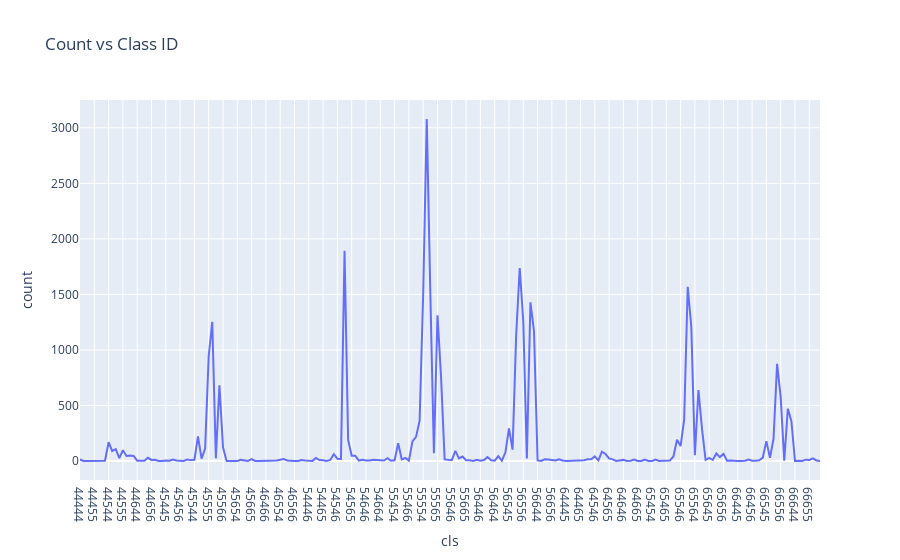

This figure's notebook cell:
### Code cell
df3 = enumerate_sixclass_fromlist(LHSpiral_neg)
plot_count_vs_classid(df3)

### Figure 1 — Plotly figure (JSON) as saved in the notebook; plotly's stock layout.template omitted (floating-point values rounded to 4 significant figures; data arrays with more than 128 entries replaced by an {"elided": "..."} marker saying what was removed)
{"data": [{"hovertemplate": "cls=%{x}<br>count=%{y}<extra></extra>", "legendgroup": "", "line": {"color": "#636efa", "dash": "solid"}, "marker": {"symbol": "circle"}, "mode": "lines", "name": "", "orientation": "v", "showlegend": false, "type": "scatter", "x": {"elided": "208 str values"}, "xaxis": "x", "y": {"elided": "208 int values"}, "yaxis": "y"}], "layout": {"legend": {"tracegroupgap": 0}, "title": {"text": "Count vs Class ID"}, "xaxis": {"anchor": "y", "domain": [0, 1], "title": {"text": "cls"}}, "yaxis": {"anchor": "x", "domain": [0, 1], "title": {"text": "count"}}}}
